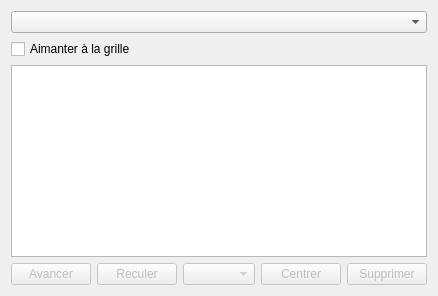
<?xml version="1.0" encoding="UTF-8"?>
<ui version="4.0">
 <class>DecorsPanel</class>
 <!-- Panneau « Décors » (LOT-57, amendement post-essai manuel) : regroupe la barre d'outils de
      l'éditeur, le placement de décors (LOT-49, ex-panneau « Outils ») et l'inspecteur des décors
      posés (LOT-50, ex-onglet « Décors » du panneau Textures). Les libellés posés ici sont des
      repères pour Qt Designer : retranslateUi les remplace tous (EX-REN-033). -->
 <widget class="QWidget" name="DecorsPanel">
  <layout class="QVBoxLayout" name="verticalLayout">
   <item>
    <layout class="QVBoxLayout" name="toolBarContainerLayout">
     <property name="leftMargin"><number>0</number></property>
     <property name="rightMargin"><number>0</number></property>
     <property name="topMargin"><number>0</number></property>
     <property name="bottomMargin"><number>0</number></property>
    </layout>
   </item>
   <!-- Placement (LOT-49) : n'a de sens que pour l'outil Décor, masqué sinon (setActiveTool). -->
   <item>
    <widget class="QWidget" name="decorPickerGroup">
     <layout class="QVBoxLayout" name="decorPickerGroupLayout">
      <property name="leftMargin"><number>0</number></property>
      <property name="rightMargin"><number>0</number></property>
      <property name="topMargin"><number>0</number></property>
      <property name="bottomMargin"><number>0</number></property>
      <item>
       <widget class="QComboBox" name="decorPlacementLayerCombo"/>
      </item>
      <item>
       <widget class="QCheckBox" name="decorSnapCheckBox">
        <property name="text"><string>Aimanter à la grille</string></property>
       </widget>
      </item>
      <item>
       <layout class="QVBoxLayout" name="decorPickerContainerLayout">
        <property name="leftMargin"><number>0</number></property>
        <property name="rightMargin"><number>0</number></property>
        <property name="topMargin"><number>0</number></property>
        <property name="bottomMargin"><number>0</number></property>
       </layout>
      </item>
     </layout>
    </widget>
   </item>
   <!-- Inspecteur (LOT-50, déplacé de TexturePanel) : toujours visible, indépendant de l'outil
        actif, même principe que les inspecteurs Objets/Décors du panneau Textures (LOT-57
        TACHE-03). -->
   <item>
    <widget class="QTableView" name="decorsTable">
     <property name="selectionBehavior"><enum>QAbstractItemView::SelectRows</enum></property>
     <property name="selectionMode"><enum>QAbstractItemView::SingleSelection</enum></property>
     <property name="editTriggers"><set>QAbstractItemView::NoEditTriggers</set></property>
    </widget>
   </item>
   <item>
    <layout class="QHBoxLayout" name="decorsActionsLayout">
     <item>
      <widget class="QPushButton" name="decorForwardButton">
       <property name="text"><string>Avancer</string></property>
       <property name="enabled"><bool>false</bool></property>
      </widget>
     </item>
     <item>
      <widget class="QPushButton" name="decorBackwardButton">
       <property name="text"><string>Reculer</string></property>
       <property name="enabled"><bool>false</bool></property>
      </widget>
     </item>
     <item>
      <widget class="QComboBox" name="decorSelectedLayerCombo">
       <property name="enabled"><bool>false</bool></property>
      </widget>
     </item>
     <item>
      <widget class="QPushButton" name="decorCenterButton">
       <property name="text"><string>Centrer</string></property>
       <property name="enabled"><bool>false</bool></property>
      </widget>
     </item>
     <item>
      <widget class="QPushButton" name="decorRemoveButton">
       <property name="text"><string>Supprimer</string></property>
       <property name="enabled"><bool>false</bool></property>
      </widget>
     </item>
    </layout>
   </item>
   <item>
    <spacer name="spacer">
     <property name="orientation"><enum>Qt::Vertical</enum></property>
     <property name="sizeHint" stdset="0"><size><width>0</width><height>0</height></size></property>
    </spacer>
   </item>
  </layout>
 </widget>
 <resources/>
 <connections/>
</ui>
